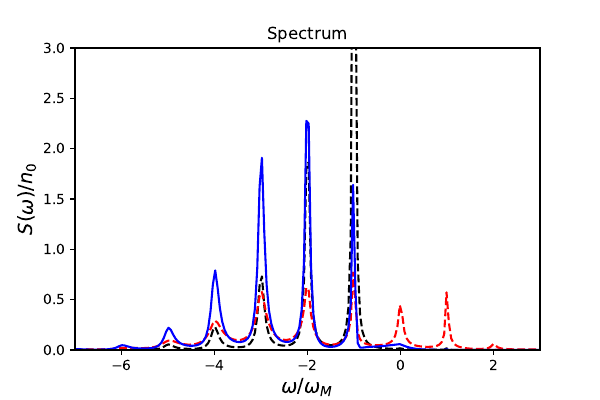

Python code for this plot:
import numpy as np
import pandas as pd
import matplotlib.pyplot as plt
from qutip import *
from tqdm import tqdm
from numpy import sin, cos, sqrt, array, linspace, pi

def calculate_H(w_m, w_a, w_L , Delta_aL, g_cm, g_am, g_ac, g_eff,gamma, kappa, F_L, n_th):
    N = 5                  
    M = 10                  

    alpha = g_am * (1-(g_ac/Delta_aL)**2) 
    Delta_aL = w_a - w_L
    #w_c = w_L +(g_ac**2)/Delta_aL - (2*alpha)*g_eff/w_m   
    w_c = 9950.901
    
    a = tensor(destroy(N), qeye(M))
    b = tensor(qeye(N), destroy(M))
    num_a = a.dag() * a 
    num_b = b.dag() * b
    # H in rotating frame with derive laser F_L with frequency omega_L
    c_ops = []
    rate = kappa                              # kappa is cavity decay rate
    if rate > 0.0 : 
        c_ops.append(a * sqrt(rate))
    rate = n_th * gamma                       # gamma is mechanical resonator
    if rate > 0.0: 
        c_ops.append(b.dag() * sqrt(rate))
    rate = (n_th+1) * gamma
    if rate > 0.0 : 
        c_ops.append(b * sqrt(rate))
    # Effiective coupling   
    Heff_Cav  = - (w_L- w_c + (g_ac**2)/Delta_aL- (2*alpha)*g_eff/w_m) *num_a   # 
    #### Mechanical effective Hamiltonian 
    Heff_Mech = w_m * num_b  #+ alpha * (b + b.dag())  ###
    #### Interaction effective Hamiltonian
    Heff_Int  =  - g_eff * num_a *(b + b.dag())
    # Laser drive 
    H_drive   =  -1j* F_L *(a.dag()-a)     
    ##### Total H : 

    H_0 =  (alpha**2)/w_m   # - w_a/2. - (g_ac**2.)/(2.*w_a) -
    H = 0*H_0 + Heff_Cav + Heff_Mech + Heff_Int + H_drive
    # at resonance and for g=0
    H0 = 0*H_0 + 0 * Heff_Cav + Heff_Mech + 0* Heff_Int + H_drive   # H at resonance
    
    return H, H0, c_ops, a # , n_0

w_m  = 1                       # mechanical frequency
w_a_j  = [15000 ]#[1500 ]
w_L_j =  [10000 ]#[1000 ]
g_am_j = [ 50   ]#[ 50   ]
g_ac_j = [1.0 * 500 ]#[ 1.0 * 50 ]

n_th_i   = [0, 1, 0 ]
gamma    = w_m/20.                                ## gamma is decay for mechanical resonator 
kappa_i  = [2. * w_m, w_m/2., w_m/2.]     # kappa is cavity decay rate
g_cm = 0.001 * w_m               # cavity-resonator couplng  10 ^-5


fig, ax= plt.subplots(1,1,figsize=(6,4))
solvers = ['direct','power','eigen','iterative-gmres','iterative-bicgstab']  # methods 
# only for ['iterative-gmres','iterative-bicgstab']---  use_rcm = True
use_rcm = False
tlist = np.linspace(0, 200, 2000)
linestyle =['--','--','-']
color=['black', 'r', 'b']
j=0
xplot = []       #######=====###########====####
#pllot3a  = np.zeros((len(tlist),3))       ############
pllot4a  = np.zeros((len(tlist),3))       ############

for j in [0]:
    w_a  = w_a_j[j]  
    w_L  = w_L_j[j]
    Delta_aL = w_a - w_L 
    
    g_am = g_am_j[j] 
    g_ac = g_ac_j[j]
    g_eff = g_cm + 2 * g_am * (g_ac/Delta_aL)**2

    for i in tqdm([0,1,2]): 
        n_th            = n_th_i[i]
        kappa = kappa_i[i]
        F_L = sqrt(kappa) * 0.01
        
        H, H0, c_ops, a = calculate_H(w_m, w_a,w_L , Delta_aL, g_cm, g_am, g_ac, g_eff,gamma, kappa, F_L, n_th)    
        # calculate |<a(t)>|^2
        rho      = steadystate(H, c_ops, method=solvers[2] , tol=1e-15)
        n        = mesolve(H, rho, tlist, c_ops, [a]).expect[0]
        mean_a_t = np.abs(n)**2 
        ##########################
        #corr      = correlation_ss(H, tlist, c_ops, a.dag(), a) #####0000 solver='me'
        corr       = correlation_2op_1t(H, rho, tlist, c_ops, a.dag(), a)
        spect_tot = corr - mean_a_t
        ### n_0 
        rho0     = steadystate(H0, c_ops, method=solvers[2] , tol=1e-15)
        n0       = mesolve(H0, rho0, tlist, c_ops, [a.dag() * a]).expect[0]  #, options=opt
        n_0      = n0[-1]
        # fft 
        wlist, spec = spectrum_correlation_fft(tlist, spect_tot)  
        
        xplot = wlist                             ###########
        #pllot3a[: , i] = spec/n_0                 ############
        pllot4a[: , i] = spec/n_0                 ############
        
        ax.plot(wlist / w_m, spec/n_0, linestyle =linestyle[i], color=color[i])  # /n_0    
        ax.set_xlabel(r'$\omega/ \omega_M $', fontsize=14)
        ax.set_ylabel(r'$ S(\omega) /n_0 $', fontsize=14)    # (r'$ e $',fontsize=16,color='red')
        ax.set_title('Spectrum')
        ax.set_xlim([-7*w_m,4*w_m])
        ax.set_ylim([0,3])   # ([0,max(spec)])

#plt.savefig("Spectrum_eff_3a.pdf", dpi=150)
plt.savefig("Spectrum_eff_4a.pdf", dpi=150)      ####
#plt.show()


xarray = xplot
bblack = pllot4a[: , 0]        ####
red = pllot4a[: , 1]           ####
blue = pllot4a[: , 2]          #####

data4a = np.column_stack([xarray, bblack,red ,blue])        ####
np.savetxt("Fig4a.txt" , data4a, fmt=['%s','%s','%s','%s'])    ###

linestyle =['-','--','--','-']
color=['black', 'black', 'r', 'b']
fig, ax= plt.subplots(1,1,figsize=(6,4))
for i in [1,2,3]:
    plt.plot(xarray, data4a[:,i], linestyle = linestyle[i], color = color[i]) #####
    
ax.set_xlim([-7*w_m,4*w_m])
ax.set_ylim([0,3])
